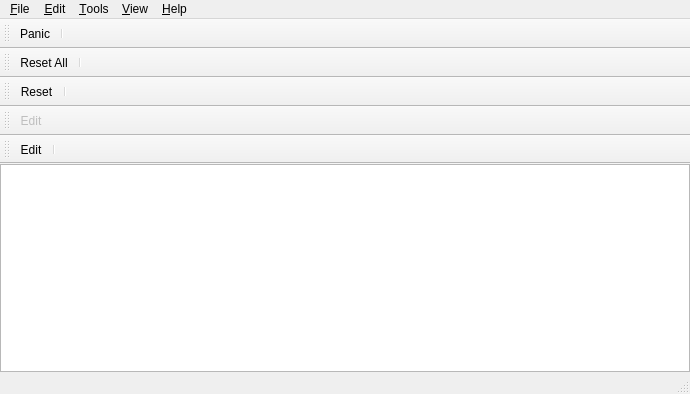
<?xml version="1.0" encoding="UTF-8"?>
<ui version="4.0">
 <comment>
    MIDI Virtual Piano Keyboard
    Copyright (C) 2008-2013, Pedro Lopez-Cabanillas

    This program is free software; you can redistribute it and/or modify
    it under the terms of the GNU General Public License as published by
    the Free Software Foundation; either version 3 of the License, or
    (at your option) any later version.

    This program is distributed in the hope that it will be useful,
    but WITHOUT ANY WARRANTY; without even the implied warranty of
    MERCHANTABILITY or FITNESS FOR A PARTICULAR PURPOSE.  See the
    GNU General Public License for more details.

    You should have received a copy of the GNU General Public License along
    with this program; If not, see http://www.gnu.org/licenses/
 </comment>
 <class>VPiano</class>
 <widget class="QMainWindow" name="VPiano">
  <property name="geometry">
   <rect>
    <x>0</x>
    <y>0</y>
    <width>690</width>
    <height>394</height>
   </rect>
  </property>
  <property name="windowTitle">
   <string notr="true">Virtual MIDI Piano Keyboard</string>
  </property>
  <property name="windowIcon">
   <iconset resource="../data/vmpk.qrc">
    <normaloff>:/vpiano/vmpk_32x32.png</normaloff>:/vpiano/vmpk_32x32.png</iconset>
  </property>
  <widget class="QWidget" name="centralwidget">
   <layout class="QGridLayout">
    <property name="leftMargin">
     <number>0</number>
    </property>
    <property name="topMargin">
     <number>0</number>
    </property>
    <property name="rightMargin">
     <number>0</number>
    </property>
    <property name="bottomMargin">
     <number>0</number>
    </property>
    <item row="0" column="0">
     <widget class="PianoKeybd" name="pianokeybd"/>
    </item>
   </layout>
  </widget>
  <widget class="QMenuBar" name="menubar">
   <property name="geometry">
    <rect>
     <x>0</x>
     <y>0</y>
     <width>690</width>
     <height>24</height>
    </rect>
   </property>
   <widget class="QMenu" name="menuFile">
    <property name="title">
     <string>&amp;File</string>
    </property>
    <addaction name="actionImportSoundFont"/>
    <addaction name="separator"/>
    <addaction name="actionExit"/>
   </widget>
   <widget class="QMenu" name="menuEdit">
    <property name="title">
     <string>&amp;Edit</string>
    </property>
    <addaction name="actionConnections"/>
    <addaction name="actionPreferences"/>
    <addaction name="actionEditKM"/>
    <addaction name="actionEditExtraControls"/>
    <addaction name="actionShortcuts"/>
    <addaction name="actionColorPalette"/>
   </widget>
   <widget class="QMenu" name="menuHelp">
    <property name="title">
     <string>&amp;Help</string>
    </property>
    <widget class="QMenu" name="menuLanguage">
     <property name="title">
      <string>&amp;Language</string>
     </property>
    </widget>
    <addaction name="actionContents"/>
    <addaction name="actionWebSite"/>
    <addaction name="menuLanguage"/>
    <addaction name="separator"/>
    <addaction name="actionAbout"/>
    <addaction name="actionAboutTranslation"/>
    <addaction name="actionAboutQt"/>
   </widget>
   <widget class="QMenu" name="menuView">
    <property name="title">
     <string>&amp;View</string>
    </property>
    <addaction name="actionNotes"/>
    <addaction name="actionControllers"/>
    <addaction name="actionBender"/>
    <addaction name="actionPrograms"/>
    <addaction name="actionExtraControls"/>
    <addaction name="separator"/>
    <addaction name="actionNoteNames"/>
    <addaction name="actionColorScale"/>
    <addaction name="actionStatusBar"/>
   </widget>
   <widget class="QMenu" name="menuTools">
    <property name="title">
     <string>&amp;Tools</string>
    </property>
    <widget class="QMenu" name="menuNotes">
     <property name="title">
      <string>Notes</string>
     </property>
     <addaction name="actionOctaveUp"/>
     <addaction name="actionOctaveDown"/>
     <addaction name="actionTransposeUp"/>
     <addaction name="actionTransposeDown"/>
     <addaction name="actionVelocityUp"/>
     <addaction name="actionVelocityDown"/>
    </widget>
    <widget class="QMenu" name="menuControllers">
     <property name="title">
      <string>Controllers</string>
     </property>
     <addaction name="actionNextController"/>
     <addaction name="actionPreviousController"/>
     <addaction name="actionControllerUp"/>
     <addaction name="actionControllerDown"/>
    </widget>
    <widget class="QMenu" name="menuPrograms">
     <property name="title">
      <string>Programs</string>
     </property>
     <addaction name="actionNextBank"/>
     <addaction name="actionPreviousBank"/>
     <addaction name="actionNextProgram"/>
     <addaction name="actionPreviousProgram"/>
    </widget>
    <widget class="QMenu" name="menuNote_Input">
     <property name="title">
      <string>Note Input</string>
     </property>
     <addaction name="actionKeyboardInput"/>
     <addaction name="actionMouseInput"/>
     <addaction name="actionTouchScreenInput"/>
    </widget>
    <addaction name="actionChannelUp"/>
    <addaction name="actionChannelDown"/>
    <addaction name="menuNotes"/>
    <addaction name="menuControllers"/>
    <addaction name="menuPrograms"/>
    <addaction name="menuNote_Input"/>
   </widget>
   <addaction name="menuFile"/>
   <addaction name="menuEdit"/>
   <addaction name="menuTools"/>
   <addaction name="menuView"/>
   <addaction name="menuHelp"/>
  </widget>
  <widget class="QStatusBar" name="statusBar">
   <property name="sizeGripEnabled">
    <bool>true</bool>
   </property>
  </widget>
  <widget class="QToolBar" name="toolBarNotes">
   <property name="sizePolicy">
    <sizepolicy hsizetype="Minimum" vsizetype="Fixed">
     <horstretch>0</horstretch>
     <verstretch>0</verstretch>
    </sizepolicy>
   </property>
   <property name="windowTitle">
    <string>&amp;Notes</string>
   </property>
   <property name="toolButtonStyle">
    <enum>Qt::ToolButtonTextOnly</enum>
   </property>
   <attribute name="toolBarArea">
    <enum>TopToolBarArea</enum>
   </attribute>
   <attribute name="toolBarBreak">
    <bool>false</bool>
   </attribute>
   <addaction name="actionPanic"/>
   <addaction name="separator"/>
  </widget>
  <widget class="QToolBar" name="toolBarControllers">
   <property name="sizePolicy">
    <sizepolicy hsizetype="Minimum" vsizetype="Fixed">
     <horstretch>0</horstretch>
     <verstretch>0</verstretch>
    </sizepolicy>
   </property>
   <property name="windowTitle">
    <string>&amp;Controllers</string>
   </property>
   <property name="toolButtonStyle">
    <enum>Qt::ToolButtonTextOnly</enum>
   </property>
   <attribute name="toolBarArea">
    <enum>TopToolBarArea</enum>
   </attribute>
   <attribute name="toolBarBreak">
    <bool>true</bool>
   </attribute>
   <addaction name="actionResetAll"/>
   <addaction name="separator"/>
  </widget>
  <widget class="QToolBar" name="toolBarBender">
   <property name="sizePolicy">
    <sizepolicy hsizetype="Minimum" vsizetype="Fixed">
     <horstretch>0</horstretch>
     <verstretch>0</verstretch>
    </sizepolicy>
   </property>
   <property name="windowTitle">
    <string>Pitch &amp;Bender</string>
   </property>
   <property name="toolButtonStyle">
    <enum>Qt::ToolButtonTextOnly</enum>
   </property>
   <attribute name="toolBarArea">
    <enum>TopToolBarArea</enum>
   </attribute>
   <attribute name="toolBarBreak">
    <bool>true</bool>
   </attribute>
   <addaction name="actionReset"/>
   <addaction name="separator"/>
  </widget>
  <widget class="QToolBar" name="toolBarPrograms">
   <property name="sizePolicy">
    <sizepolicy hsizetype="Minimum" vsizetype="Fixed">
     <horstretch>0</horstretch>
     <verstretch>0</verstretch>
    </sizepolicy>
   </property>
   <property name="windowTitle">
    <string>&amp;Programs</string>
   </property>
   <property name="toolButtonStyle">
    <enum>Qt::ToolButtonTextOnly</enum>
   </property>
   <attribute name="toolBarArea">
    <enum>TopToolBarArea</enum>
   </attribute>
   <attribute name="toolBarBreak">
    <bool>true</bool>
   </attribute>
   <addaction name="actionEditPrograms"/>
  </widget>
  <widget class="QToolBar" name="toolBarExtra">
   <property name="sizePolicy">
    <sizepolicy hsizetype="Minimum" vsizetype="Fixed">
     <horstretch>0</horstretch>
     <verstretch>0</verstretch>
    </sizepolicy>
   </property>
   <property name="windowTitle">
    <string>&amp;Extra Controls</string>
   </property>
   <property name="toolButtonStyle">
    <enum>Qt::ToolButtonTextOnly</enum>
   </property>
   <attribute name="toolBarArea">
    <enum>TopToolBarArea</enum>
   </attribute>
   <attribute name="toolBarBreak">
    <bool>true</bool>
   </attribute>
   <addaction name="actionEditExtra"/>
   <addaction name="separator"/>
  </widget>
  <action name="actionExit">
   <property name="text">
    <string>&amp;Quit</string>
   </property>
   <property name="statusTip">
    <string>Exit the program</string>
   </property>
  </action>
  <action name="actionPreferences">
   <property name="text">
    <string>&amp;Preferences</string>
   </property>
   <property name="statusTip">
    <string>Edit the program settings</string>
   </property>
  </action>
  <action name="actionConnections">
   <property name="text">
    <string>MIDI &amp;Connections</string>
   </property>
   <property name="statusTip">
    <string>Edit the MIDI connections</string>
   </property>
  </action>
  <action name="actionAbout">
   <property name="text">
    <string>&amp;About</string>
   </property>
   <property name="statusTip">
    <string>Show the About box</string>
   </property>
  </action>
  <action name="actionAboutQt">
   <property name="text">
    <string>About &amp;Qt</string>
   </property>
   <property name="statusTip">
    <string>Show the Qt about box</string>
   </property>
  </action>
  <action name="actionNotes">
   <property name="checkable">
    <bool>true</bool>
   </property>
   <property name="text">
    <string>&amp;Notes</string>
   </property>
   <property name="statusTip">
    <string>Show or hide the Notes toolbar</string>
   </property>
  </action>
  <action name="actionControllers">
   <property name="checkable">
    <bool>true</bool>
   </property>
   <property name="text">
    <string>&amp;Controllers</string>
   </property>
   <property name="statusTip">
    <string>Show or hide the Controller toolbar</string>
   </property>
  </action>
  <action name="actionBender">
   <property name="checkable">
    <bool>true</bool>
   </property>
   <property name="text">
    <string>Pitch &amp;Bender</string>
   </property>
   <property name="statusTip">
    <string>Show or hide the Pitch Bender toolbar</string>
   </property>
  </action>
  <action name="actionPrograms">
   <property name="checkable">
    <bool>true</bool>
   </property>
   <property name="text">
    <string>&amp;Programs</string>
   </property>
   <property name="statusTip">
    <string>Show or hide the Programs toolbar</string>
   </property>
  </action>
  <action name="actionStatusBar">
   <property name="checkable">
    <bool>true</bool>
   </property>
   <property name="checked">
    <bool>true</bool>
   </property>
   <property name="text">
    <string>&amp;Status Bar</string>
   </property>
   <property name="statusTip">
    <string>Show or hide the Status Bar</string>
   </property>
  </action>
  <action name="actionPanic">
   <property name="text">
    <string>Panic</string>
   </property>
   <property name="statusTip">
    <string>Stops all active notes</string>
   </property>
   <property name="shortcut">
    <string notr="true">Esc</string>
   </property>
  </action>
  <action name="actionResetAll">
   <property name="text">
    <string>Reset All</string>
   </property>
   <property name="statusTip">
    <string>Resets all the controllers</string>
   </property>
  </action>
  <action name="actionReset">
   <property name="text">
    <string>Reset</string>
   </property>
   <property name="statusTip">
    <string>Resets the Bender value</string>
   </property>
  </action>
  <action name="actionEditKM">
   <property name="text">
    <string>&amp;Keyboard Map</string>
   </property>
   <property name="statusTip">
    <string>Edit the current keyboard layout</string>
   </property>
  </action>
  <action name="actionContents">
   <property name="text">
    <string>&amp;Contents</string>
   </property>
   <property name="statusTip">
    <string>Open the index of the help document</string>
   </property>
   <property name="shortcut">
    <string notr="true">F1</string>
   </property>
  </action>
  <action name="actionWebSite">
   <property name="text">
    <string>VMPK &amp;Web site</string>
   </property>
   <property name="statusTip">
    <string>Open the VMPK web site address using a web browser</string>
   </property>
  </action>
  <action name="actionImportSoundFont">
   <property name="text">
    <string>&amp;Import SoundFont...</string>
   </property>
   <property name="statusTip">
    <string>Import SoundFont</string>
   </property>
  </action>
  <action name="actionExtraControls">
   <property name="checkable">
    <bool>true</bool>
   </property>
   <property name="text">
    <string>&amp;Extra Controls</string>
   </property>
   <property name="statusTip">
    <string>Show or hide the Extra Controls toolbar</string>
   </property>
  </action>
  <action name="actionEditExtra">
   <property name="text">
    <string>Edit</string>
   </property>
   <property name="statusTip">
    <string>Open the Extra Controls editor</string>
   </property>
  </action>
  <action name="actionEditPrograms">
   <property name="enabled">
    <bool>false</bool>
   </property>
   <property name="text">
    <string>Edit</string>
   </property>
   <property name="statusTip">
    <string>Open the Banks/Programs editor</string>
   </property>
   <property name="visible">
    <bool>false</bool>
   </property>
   <property name="iconVisibleInMenu">
    <bool>false</bool>
   </property>
  </action>
  <action name="actionEditExtraControls">
   <property name="text">
    <string>&amp;Extra Controllers</string>
   </property>
   <property name="statusTip">
    <string>Open the Extra Controls editor</string>
   </property>
  </action>
  <action name="actionNoteNames">
   <property name="checkable">
    <bool>true</bool>
   </property>
   <property name="text">
    <string>N&amp;ote Names</string>
   </property>
   <property name="statusTip">
    <string>Show or hide the note names</string>
   </property>
  </action>
  <action name="actionShortcuts">
   <property name="text">
    <string>&amp;Shortcuts</string>
   </property>
   <property name="statusTip">
    <string>Open the Shortcuts editor</string>
   </property>
  </action>
  <action name="actionOctaveUp">
   <property name="text">
    <string>Octave Up</string>
   </property>
   <property name="statusTip">
    <string>Play one octave higher</string>
   </property>
   <property name="shortcut">
    <string notr="true">Right</string>
   </property>
  </action>
  <action name="actionOctaveDown">
   <property name="text">
    <string>Octave Down</string>
   </property>
   <property name="statusTip">
    <string>Play one octave lower</string>
   </property>
   <property name="shortcut">
    <string notr="true">Left</string>
   </property>
  </action>
  <action name="actionTransposeUp">
   <property name="text">
    <string>Transpose Up</string>
   </property>
   <property name="statusTip">
    <string>Transpose one semitone higher</string>
   </property>
   <property name="shortcut">
    <string notr="true">Ctrl+Right</string>
   </property>
  </action>
  <action name="actionTransposeDown">
   <property name="text">
    <string>Transpose Down</string>
   </property>
   <property name="statusTip">
    <string>Transpose one semitone lower</string>
   </property>
   <property name="shortcut">
    <string notr="true">Ctrl+Left</string>
   </property>
  </action>
  <action name="actionChannelUp">
   <property name="text">
    <string>Next  Channel</string>
   </property>
   <property name="statusTip">
    <string>Play and listen next channel</string>
   </property>
   <property name="shortcut">
    <string notr="true">Up</string>
   </property>
  </action>
  <action name="actionChannelDown">
   <property name="text">
    <string>Previous Channel</string>
   </property>
   <property name="statusTip">
    <string>Play and listen previous channel</string>
   </property>
   <property name="shortcut">
    <string notr="true">Down</string>
   </property>
  </action>
  <action name="actionNextController">
   <property name="text">
    <string>Next Controller</string>
   </property>
   <property name="statusTip">
    <string>Select the next controller</string>
   </property>
   <property name="shortcut">
    <string notr="true">Ctrl++</string>
   </property>
  </action>
  <action name="actionPreviousController">
   <property name="text">
    <string>Previous Controller</string>
   </property>
   <property name="statusTip">
    <string>Select the previous controller</string>
   </property>
   <property name="shortcut">
    <string notr="true">Ctrl+-</string>
   </property>
  </action>
  <action name="actionControllerUp">
   <property name="text">
    <string>Controller Up</string>
   </property>
   <property name="statusTip">
    <string>Increment the controller value</string>
   </property>
   <property name="shortcut">
    <string notr="true">+</string>
   </property>
  </action>
  <action name="actionControllerDown">
   <property name="text">
    <string>Controller Down</string>
   </property>
   <property name="statusTip">
    <string>Decrement the controller value</string>
   </property>
   <property name="shortcut">
    <string notr="true">-</string>
   </property>
  </action>
  <action name="actionNextBank">
   <property name="text">
    <string>Next Bank</string>
   </property>
   <property name="statusTip">
    <string>Select the next instrument bank</string>
   </property>
   <property name="shortcut">
    <string notr="true">Ctrl+PgUp</string>
   </property>
  </action>
  <action name="actionPreviousBank">
   <property name="text">
    <string>Previous Bank</string>
   </property>
   <property name="statusTip">
    <string>Select the previous instrument bank</string>
   </property>
   <property name="shortcut">
    <string notr="true">Ctrl+PgDown</string>
   </property>
  </action>
  <action name="actionNextProgram">
   <property name="text">
    <string>Next Program</string>
   </property>
   <property name="statusTip">
    <string>Select the next instrument program</string>
   </property>
   <property name="shortcut">
    <string notr="true">PgUp</string>
   </property>
  </action>
  <action name="actionPreviousProgram">
   <property name="text">
    <string>Previous Program</string>
   </property>
   <property name="statusTip">
    <string>Select the previous instrument program</string>
   </property>
   <property name="shortcut">
    <string notr="true">PgDown</string>
   </property>
  </action>
  <action name="actionVelocityUp">
   <property name="text">
    <string>Velocity Up</string>
   </property>
   <property name="statusTip">
    <string>Increment note velocity</string>
   </property>
   <property name="shortcut">
    <string notr="true">End</string>
   </property>
  </action>
  <action name="actionVelocityDown">
   <property name="text">
    <string>Velocity Down</string>
   </property>
   <property name="statusTip">
    <string>Decrement note velocity</string>
   </property>
   <property name="shortcut">
    <string notr="true">Home</string>
   </property>
  </action>
  <action name="actionAboutTranslation">
   <property name="text">
    <string>About &amp;Translation</string>
   </property>
   <property name="statusTip">
    <string>Show information about the program language translation</string>
   </property>
  </action>
  <action name="actionKeyboardInput">
   <property name="checkable">
    <bool>true</bool>
   </property>
   <property name="checked">
    <bool>true</bool>
   </property>
   <property name="text">
    <string>Computer Keyboard</string>
   </property>
   <property name="statusTip">
    <string>Enable computer keyboard triggered note input</string>
   </property>
  </action>
  <action name="actionMouseInput">
   <property name="checkable">
    <bool>true</bool>
   </property>
   <property name="checked">
    <bool>true</bool>
   </property>
   <property name="text">
    <string>Mouse</string>
   </property>
   <property name="statusTip">
    <string>Enable mouse triggered note input</string>
   </property>
  </action>
  <action name="actionTouchScreenInput">
   <property name="checkable">
    <bool>true</bool>
   </property>
   <property name="checked">
    <bool>true</bool>
   </property>
   <property name="text">
    <string>Touch Screen</string>
   </property>
   <property name="statusTip">
    <string>Enable screen touch triggered note input</string>
   </property>
  </action>
  <action name="actionColorPalette">
   <property name="text">
    <string>Color Palette</string>
   </property>
   <property name="statusTip">
    <string>Open the color palette editor</string>
   </property>
  </action>
  <action name="actionColorScale">
   <property name="checkable">
    <bool>true</bool>
   </property>
   <property name="text">
    <string>Color Scale</string>
   </property>
   <property name="statusTip">
    <string>Show or hide the colorized keys</string>
   </property>
  </action>
 </widget>
 <customwidgets>
  <customwidget>
   <class>PianoKeybd</class>
   <extends>QGraphicsView</extends>
   <header>pianokeybd.h</header>
  </customwidget>
 </customwidgets>
 <resources>
  <include location="../data/vmpk.qrc"/>
 </resources>
 <connections>
  <connection>
   <sender>actionExit</sender>
   <signal>triggered()</signal>
   <receiver>VPiano</receiver>
   <slot>close()</slot>
   <hints>
    <hint type="sourcelabel">
     <x>-1</x>
     <y>-1</y>
    </hint>
    <hint type="destinationlabel">
     <x>335</x>
     <y>260</y>
    </hint>
   </hints>
  </connection>
  <connection>
   <sender>actionNotes</sender>
   <signal>toggled(bool)</signal>
   <receiver>toolBarNotes</receiver>
   <slot>setVisible(bool)</slot>
   <hints>
    <hint type="sourcelabel">
     <x>-1</x>
     <y>-1</y>
    </hint>
    <hint type="destinationlabel">
     <x>37</x>
     <y>38</y>
    </hint>
   </hints>
  </connection>
  <connection>
   <sender>actionControllers</sender>
   <signal>toggled(bool)</signal>
   <receiver>toolBarControllers</receiver>
   <slot>setVisible(bool)</slot>
   <hints>
    <hint type="sourcelabel">
     <x>-1</x>
     <y>-1</y>
    </hint>
    <hint type="destinationlabel">
     <x>120</x>
     <y>69</y>
    </hint>
   </hints>
  </connection>
  <connection>
   <sender>actionBender</sender>
   <signal>toggled(bool)</signal>
   <receiver>toolBarBender</receiver>
   <slot>setVisible(bool)</slot>
   <hints>
    <hint type="sourcelabel">
     <x>-1</x>
     <y>-1</y>
    </hint>
    <hint type="destinationlabel">
     <x>205</x>
     <y>92</y>
    </hint>
   </hints>
  </connection>
  <connection>
   <sender>actionPrograms</sender>
   <signal>toggled(bool)</signal>
   <receiver>toolBarPrograms</receiver>
   <slot>setVisible(bool)</slot>
   <hints>
    <hint type="sourcelabel">
     <x>-1</x>
     <y>-1</y>
    </hint>
    <hint type="destinationlabel">
     <x>457</x>
     <y>102</y>
    </hint>
   </hints>
  </connection>
  <connection>
   <sender>actionStatusBar</sender>
   <signal>toggled(bool)</signal>
   <receiver>statusBar</receiver>
   <slot>setVisible(bool)</slot>
   <hints>
    <hint type="sourcelabel">
     <x>-1</x>
     <y>-1</y>
    </hint>
    <hint type="destinationlabel">
     <x>335</x>
     <y>266</y>
    </hint>
   </hints>
  </connection>
  <connection>
   <sender>actionExtraControls</sender>
   <signal>toggled(bool)</signal>
   <receiver>toolBarExtra</receiver>
   <slot>setVisible(bool)</slot>
   <hints>
    <hint type="sourcelabel">
     <x>-1</x>
     <y>-1</y>
    </hint>
    <hint type="destinationlabel">
     <x>338</x>
     <y>125</y>
    </hint>
   </hints>
  </connection>
 </connections>
</ui>
